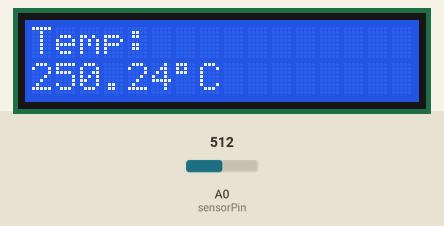
Recording of a sketch running on a simulated Arduino Uno, built with avr-gcc and run on an emulated ATmega328P. Parts: 16×2 character LCD. Inputs (shaded band) come from the test bench; at power-on: A0 (sensorPin) = 512.

Above: at 3.2 s.
3.3 s: A0 (sensorPin) set to 213
At 5.0 s:
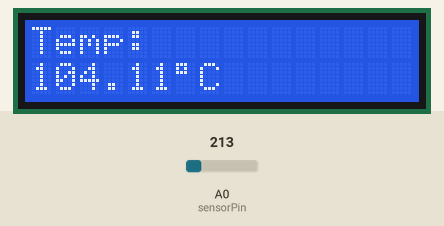
5.5 s: A0 (sensorPin) set to 189
At 6.7 s:
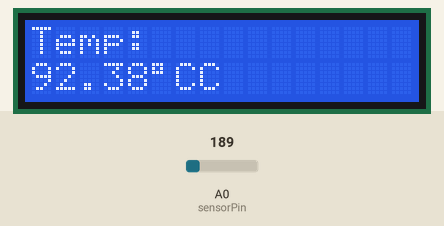
7.5 s: A0 (sensorPin) set to 23
At 8.4 s:
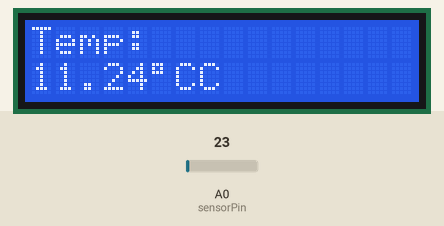
9.5 s: A0 (sensorPin) set to 19
At 11.3 s:
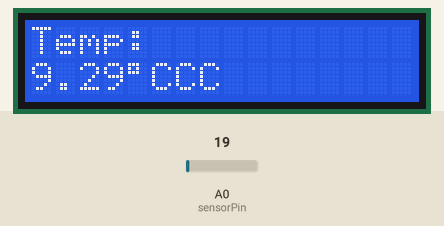
Timing chart, 0 to 12.5 s (numbered marks = the images above; inputs shaded):
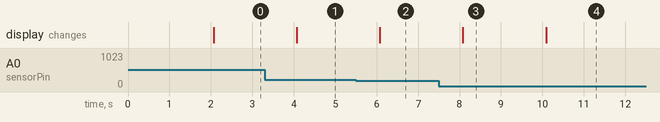

The sketch:

Digital_Thermometer_LCD.ino
```cpp
#include <LiquidCrystal.h>

LiquidCrystal lcd(12, 11, 5, 4, 3, 2);

const int sensorPin = A0;

void setup() {
  lcd.begin(16, 2);
  lcd.print("Digital Thermo");
  delay(2000);
  lcd.clear();
}

void loop() {
  int reading = analogRead(sensorPin);

  float voltage = reading * (5.0 / 1023.0);

  float temperature = voltage * 100;

  lcd.setCursor(0,0);
  lcd.print("Temp:");

  lcd.setCursor(0,1);
  lcd.print(temperature);
  lcd.print((char)223);
  lcd.print("C");

  delay(1000);
}
```

Measured:
- the behaviour switches between 205 and 204 on A0 (sensorPin) (found by bisection; images 1 and 2)
- the behaviour switches between 21 and 20 on A0 (sensorPin) (found by bisection; images 3 and 4)
- after the input at 3.3 s, the display: changes after 0.77 s (image 1)
- after the input at 5.5 s, the display: changes after 0.58 s (image 2)
- after the input at 7.5 s, the display: changes after 0.58 s (image 3)
- after the input at 9.5 s, the display: changes after 0.59 s (image 4)
